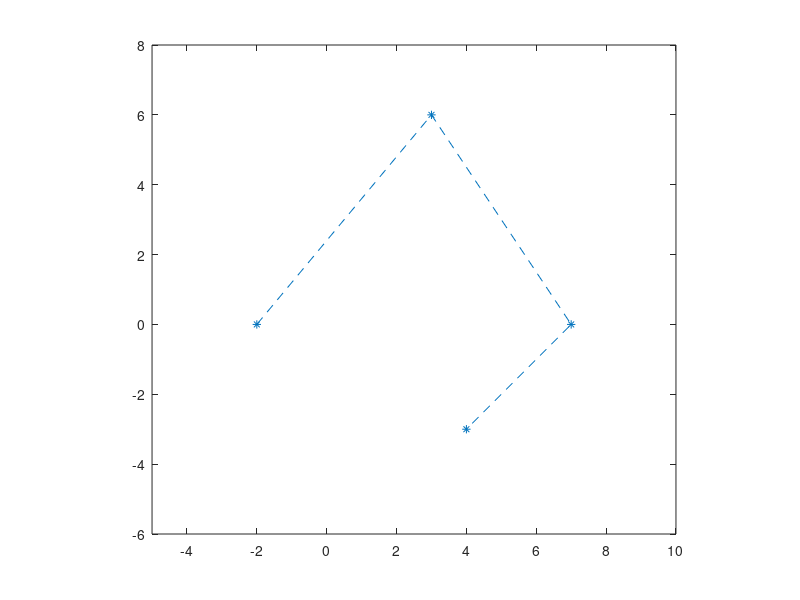

MATLAB code for this plot: (Note: this script raises an error after producing the figure.)
clear
px =[-2 3 7 4]; py=[0 6 0 -3];
plot(px,py,'*--')
axis([-5 10 -6 8]); axis equal;hold on;
n = 3;
syms t;
cx(t) = 0*t;
cy(t) = 0*t;
for i = 0 : n
    %beizer-keplet
    b(t) = nchoosek(n,i) * t^i * (1-t)^(n-i);
    cx(t) = cx(t) + px(i+1) * b(t);
    cy(t) = cy(t) + py(i+1) * b(t);
end
hold on;
fplot(cx,cy,[0 1])


%érintővektor
dx(t) =  diff(cx,t);
dy(t) =  diff(cy,t);
hold on;
%végpontvektor
b = [n*(px(n+1)-px(n)),n*(py(n+1)-py(n))];
quiver(cx(1),cy(1),b(1),b(2));

px2=[px(n+1),18];py2=[py(n+1),-2];
v = [3,5];
plot(px2,py2,'b.','MarkerSize',15);
quiver(px2(2),py2(2),v(1),v(2),'g','LineWidth',3);
t0 = 0; t1 = 3;
syms a0 a1 a2 a3 b0 b1 b2 b3;
ex(t) = a3*t^3+a2*t^2+a1*t+a0;
ey(t) = b3*t^3+b2*t^2+b1*t+b0;
dx(t) = diff(ex,t);
dy(t) = diff(ey,t);
e1 = [ex(t0) == px2(1)
      ex(t1) == px2(2)
      dx(t0) == b(1)
      dx(t1) == v(1)];

e2 = [ey(t0) == py2(1)
      ey(t1) == py2(2)
      dy(t0) == b(2)
      dy(t1) == v(2)];
mx = solve(e1 ,[a0 a1 a2 a3]);
my = solve(e2 ,[b0 b1 b2 b3]);
x(t) = subs(ex,[a0 a1 a2 a3],[mx.a0,mx.a1,mx.a2,mx.a3]);
y(t) = subs(ey,[b0 b1 b2 b3],[my.b0,my.b1,my.b2,my.b3]);
fplot(x,y,[t0 t1],'y','LineWidth',2)




